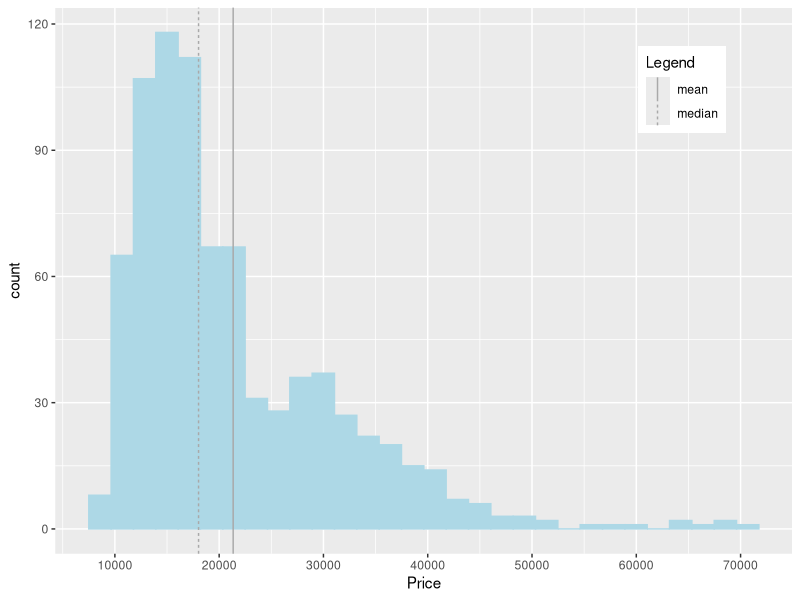
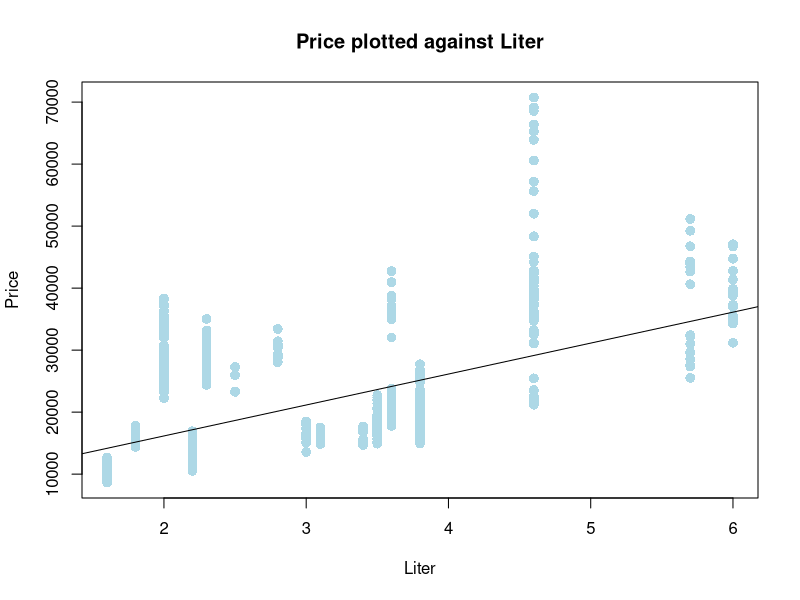
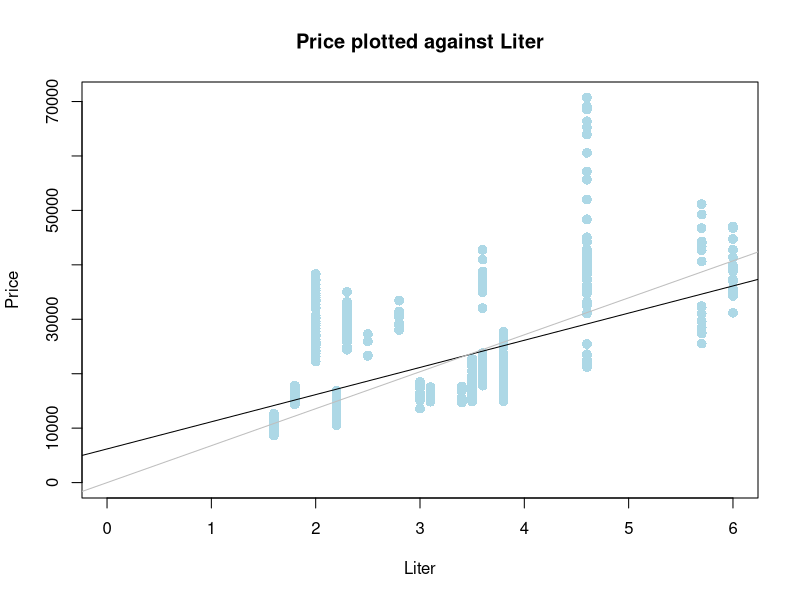

These figures' R source, in order:
## ---- chunk 1
library("readxl")
library("ggplot2")
library("sandwich")
library("xtable")
library("dplyr")
## ---- chunk 2
car_data <- read_excel("QRMassignment20211008.xlsx")
## ---- chunk 3
mm_car_data <- data.frame(moment = c("mean","median"),mean_n_median = c(mean(car_data$Price),median(car_data$Price)))

ggplot(car_data, aes(x=Price)) + 
  geom_histogram(col = "lightblue", fill = "lightblue") +
  geom_vline(data=mm_car_data,aes(xintercept=mean_n_median,linetype=factor(moment)),
             show.legend=TRUE, col = "darkgrey") +
  labs(linetype='Legend') + 
  theme(legend.position = c(0.85,0.85)) +
  scale_x_continuous(breaks = round(seq(0, 80000, by = 10000),1))
## ---- chunk 4

car_small_cyl_vol <- car_data %>% filter(Liter < 3)
car_large_cyl_vol <- car_data %>% filter(Liter > 3)

  ### check whether below and above 3 liters includes all observations
  identical(nrow(car_small_cyl_vol)+nrow(car_large_cyl_vol),nrow(car_data))
  ##returns FALSE; hence does not include all observations
  
  ### Cars with exactly 3 liters cylinder volume should be excluded after the constraints given in the exercise
  car_between_cyl_vol <- car_data %>% filter(Liter == 3)
  
  ### including 3 liter culinder volume cars as well yields the identical lenth of datasets
  identical(nrow(car_small_cyl_vol)+nrow(car_large_cyl_vol)+nrow(car_between_cyl_vol),nrow(car_data))

my_small <- car_small_cyl_vol$Liter
my_large <- car_large_cyl_vol$Liter
## ---- chunk 5
### Compute a t-test to test the null hypothesis for two means
t.test(my_small, my_large, conf.level = 0.99)
## ---- chunk 6

price <- car_data$Price
liter <- car_data$Liter

### OLS estimation
lm_price_liter <- lm(price ~ liter)
lm_p_l_summary <- summary(lm_price_liter)


### Computation of heteroscedasticity-robust standard errors
heterorob_SE <- sqrt(diag(vcovHC(lm_price_liter, type = "HC1")))
## ---- chunk 7
heterorob_SE
## ---- chunk 8
table01 <- matrix(NA,2,3) 

table01[1:2,1] <- lm_price_liter$coefficients 
table01[1:2,2] <- lm_p_l_summary$coefficients[,2]
table01[1:2,3] <- lm_p_l_summary$coefficients[,3]
colnames(table01) <- c("Coefficient", "Standard error", "$t$-statistic") 
rownames(table01) <- c("$\\hat{\\beta}_0 $", "$\\hat{\\beta}_1$")

print(xtable(table01,label="tb:model1", digits=c(0,2,2,2), caption = "Regression output for: $price_i =\\hat{\\beta}_0 + \\hat{\\beta}_1 liter_i + u_i$"), sanitize.text.function = function(x){x}, comment=FALSE)
## ---- chunk 9


### Plot and add prices vs. liter to regression line

plot(liter, price, pch = 16, cex = 1.3, col = "lightblue", main = "Price plotted against Liter", xlab = "Liter", ylab = "Price") + abline(lm_price_liter)
## ---- chunk 10
lm_price_origin_liter <- lm(price ~ 0 + liter)
lm_p_o_l_summary <- summary(lm_price_origin_liter)

heterorob_origin_SE <- sqrt(diag(vcovHC(lm_price_origin_liter, type = "HC1")))
heterorob_origin_SE
## ---- chunk 11
table02 <- matrix(NA,1,3) 

table02[1,1] <- lm_price_origin_liter$coefficients 
table02[1,2] <- lm_p_o_l_summary$coefficients[,2]
table02[1,3] <- lm_p_o_l_summary$coefficients[,3]
colnames(table02) <- c("Coefficient", "Standard error", "$t$-statistic") 
rownames(table02) <- c("$\\hat{\\beta}_1$")

print(xtable(table02,label="tb:model1", digits=c(0,2,2,2), caption = "Regression output for: $price_i = \\hat{\\beta}_1 liter_i + u_i$"), sanitize.text.function = function(x){x}, comment=FALSE)

## ---- chunk 12
plot(liter, price, pch = 16, cex = 1.3, col = "lightblue", main = "Price plotted against Liter", xlab = "Liter", ylab = "Price", xlim=c(0,max(liter)), ylim = c(0, max(price))) + abline(lm_price_liter) + abline(lm_price_origin_liter, col = "grey")

## ---- chunk 13
summary(lm_price_origin_liter)
## ---- chunk 14
anova(lm_price_liter, lm_price_origin_liter)
## ---- chunk 15
car_data_h <- select(car_data, Price, Liter, Mileage, Cruise, Sound, Leather)

lm_prices_all <- lm(data = car_data_h, Price ~ .)
lm_prices_all_summary <- summary(lm_prices_all)

## ---- chunk 16

table03 <- matrix(NA,6,3) 

table03[1:6,1] <- lm_prices_all$coefficients 
table03[1:6,2] <- lm_prices_all_summary$coefficients[,2]
table03[1:6,3] <- lm_prices_all_summary$coefficients[,3]
colnames(table03) <- c("Coefficient", "Standard error", "$t$-statistic") 
rownames(table03) <- c("$\\hat{\\beta}_0$","$\\hat{\\beta}_1$","$\\hat{\\beta}_2$","$\\hat{\\beta}_3$","$\\hat{\\beta}_4$","$\\hat{\\beta}_5$")

print(xtable(table03,label="tb:model1", digits=c(0,2,2,2), caption = "Regression output for: 
             $price_i = \\hat{\\beta}_0 + \\hat{\\beta}_1 liter_i + \\hat{\\beta}_1 liter_i + \\hat{\\beta}_1 mileage_i + \\hat{\\beta}_1 cruise_i + \\hat{\\beta}_1 sound_i + \\hat{\\beta}_1 leather_i + u_i$"), sanitize.text.function = function(x){x}, comment=FALSE)

## ---- chunk 17
car_data_j <- mutate(car_data_h, miles_30k = 1*(Mileage>30000))

lm_prices_all_30kmiles <- lm(data = car_data_j, Price ~ .)

summary(lm_prices_all_30kmiles)


high_mileage <- filter(car_data_j, miles_30k == 1) %>% select(Mileage) %>% as.matrix()
low_mileage <- filter(car_data_j, miles_30k == 0) %>% select(Mileage) %>% as.matrix()

high_m_average <- mean(high_mileage)
high_m_stddev <- sd(high_mileage)
high_m_quants <- quantile(high_mileage, probs = seq(0,1,0.25))

summary(high_mileage)
summary(low_mileage)



# create dummy variable
Mileage <- car_data$Mileage
D <- ifelse(Mileage>30000,1,0)

# select values of Mileage if D==1 and compute summary statistics
mileageD <- ifelse(D==1,Mileage,NA)
averageD <- mean(mileageD, na.rm=TRUE)
stddevD <- sd(mileageD, na.rm=TRUE)
quantsD <- quantile(mileageD, probs = seq(0, 1, 0.25), na.rm = TRUE)

# and similarly for when D==0         
mileageNotD <- ifelse(D==0,Mileage,NA)

summary(mileageD)
summary(mileageNotD)
summary(D)
